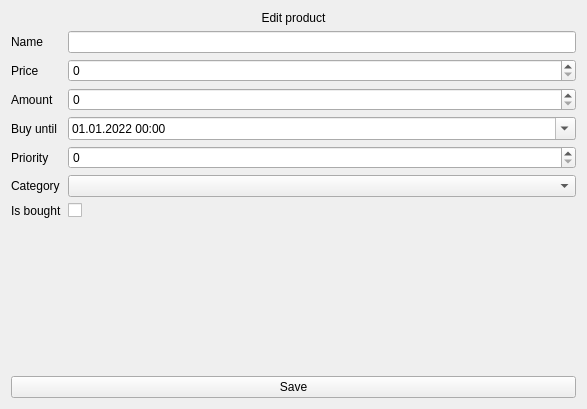
<?xml version="1.0" encoding="UTF-8"?>
<ui version="4.0">
 <class>ProductEditSubPage</class>
 <widget class="QWidget" name="ProductEditSubPage">
  <property name="geometry">
   <rect>
    <x>0</x>
    <y>0</y>
    <width>587</width>
    <height>409</height>
   </rect>
  </property>
  <property name="windowTitle">
   <string>Form</string>
  </property>
  <layout class="QVBoxLayout" name="verticalLayout">
   <item>
    <widget class="QLabel" name="Title">
     <property name="text">
      <string>Edit product</string>
     </property>
     <property name="alignment">
      <set>Qt::AlignCenter</set>
     </property>
    </widget>
   </item>
   <item>
    <layout class="QFormLayout" name="formLayout">
     <item row="0" column="0">
      <widget class="QLabel" name="NameLabel">
       <property name="text">
        <string>Name</string>
       </property>
      </widget>
     </item>
     <item row="0" column="1">
      <widget class="QLineEdit" name="Name"/>
     </item>
     <item row="1" column="0">
      <widget class="QLabel" name="PriceLabel">
       <property name="text">
        <string>Price</string>
       </property>
      </widget>
     </item>
     <item row="2" column="0">
      <widget class="QLabel" name="AmountLabel">
       <property name="text">
        <string>Amount</string>
       </property>
      </widget>
     </item>
     <item row="3" column="0">
      <widget class="QLabel" name="BuyUntilLabel">
       <property name="text">
        <string>Buy until</string>
       </property>
      </widget>
     </item>
     <item row="4" column="0">
      <widget class="QLabel" name="PriorityLabel">
       <property name="text">
        <string>Priority</string>
       </property>
      </widget>
     </item>
     <item row="6" column="0">
      <widget class="QLabel" name="IsBoughtLabel">
       <property name="text">
        <string>Is bought</string>
       </property>
      </widget>
     </item>
     <item row="5" column="0">
      <widget class="QLabel" name="CategoryLabel">
       <property name="text">
        <string>Category</string>
       </property>
      </widget>
     </item>
     <item row="5" column="1">
      <widget class="QComboBox" name="Category"/>
     </item>
     <item row="4" column="1">
      <widget class="QSpinBox" name="Priority"/>
     </item>
     <item row="3" column="1">
      <widget class="QDateTimeEdit" name="BuyUntil">
       <property name="date">
        <date>
         <year>2022</year>
         <month>1</month>
         <day>1</day>
        </date>
       </property>
       <property name="displayFormat">
        <string>dd.MM.yyyy HH:mm</string>
       </property>
       <property name="calendarPopup">
        <bool>true</bool>
       </property>
      </widget>
     </item>
     <item row="2" column="1">
      <widget class="QSpinBox" name="Amount"/>
     </item>
     <item row="1" column="1">
      <widget class="QSpinBox" name="Price">
       <property name="maximum">
        <number>100000</number>
       </property>
      </widget>
     </item>
     <item row="6" column="1">
      <widget class="QCheckBox" name="IsBought">
       <property name="text">
        <string/>
       </property>
      </widget>
     </item>
    </layout>
   </item>
   <item>
    <spacer name="verticalSpacer">
     <property name="orientation">
      <enum>Qt::Vertical</enum>
     </property>
     <property name="sizeHint" stdset="0">
      <size>
       <width>20</width>
       <height>238</height>
      </size>
     </property>
    </spacer>
   </item>
   <item>
    <layout class="QHBoxLayout" name="horizontalLayout">
     <item>
      <widget class="QPushButton" name="SaveButton">
       <property name="text">
        <string>Save</string>
       </property>
      </widget>
     </item>
    </layout>
   </item>
  </layout>
 </widget>
 <resources/>
 <connections/>
</ui>
